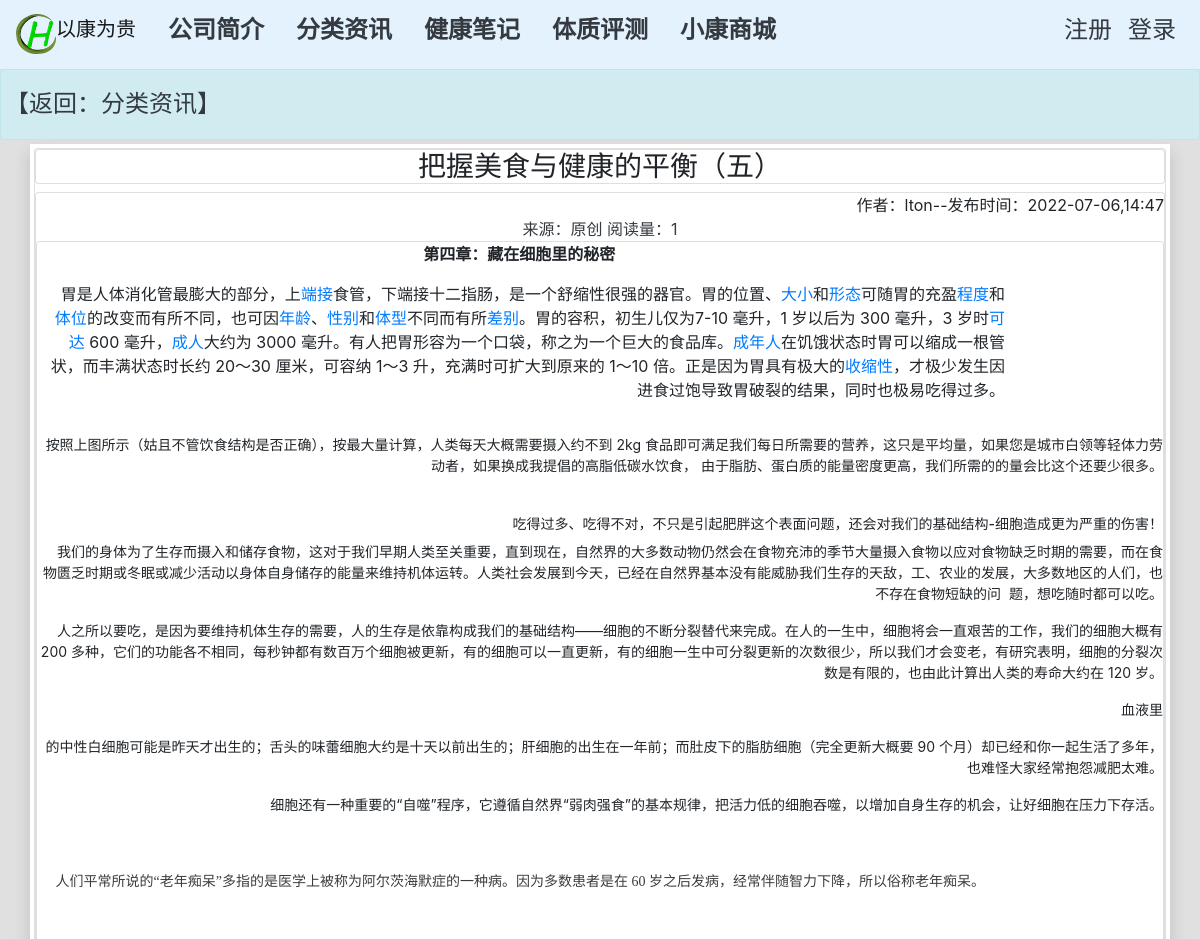
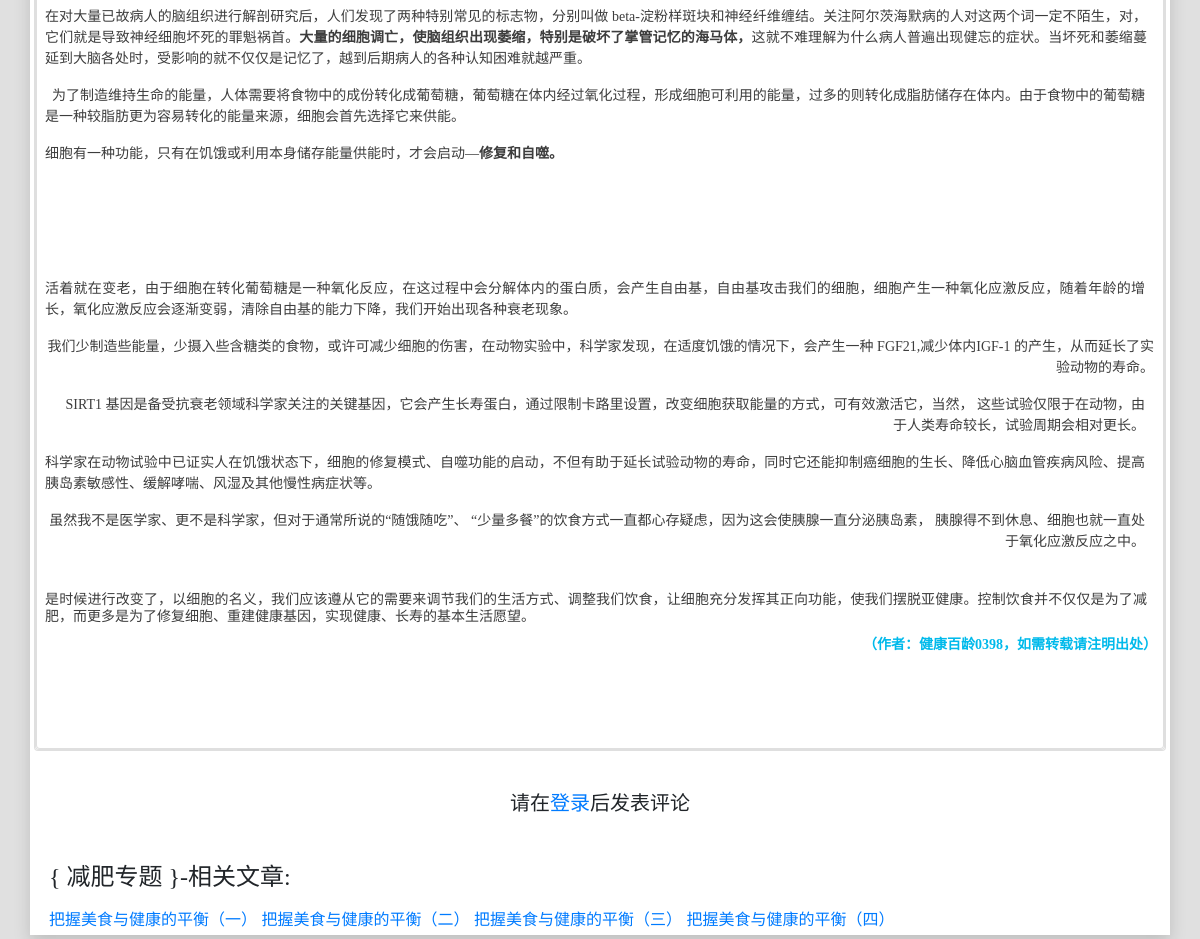
Screenshot of /datil/5/ with the database file from the repository (2 pictures, top to bottom).
### company/models.py (models this page shows, shortened)
class Xinw(models.Model):#子表
    topic=models.ForeignKey(Topic,on_delete=models.CASCADE,verbose_name='主题')
    caption=models.TextField(max_length=200,verbose_name='资讯标题')
    author=models.ForeignKey(User, on_delete=models.CASCADE,verbose_name='作者')
    date_added = models.DateTimeField(auto_now_add=True,verbose_name='日期')
    origin=models.CharField(max_length=100,blank=True,null=True,verbose_name='来源')
    content=RichTextUploadingField(verbose_name='资讯内容')
    class Meta:
        verbose_name='资讯'
        verbose_name_plural='所有资讯'

class Topic(models.Model):#母表
    caption=models.CharField(max_length=30,verbose_name='主题')
    desc=models.TextField(max_length=200,blank=True,null=True,verbose_name='分类描述')
    date_added=models.DateTimeField(auto_now_add=True,blank=True,null=True,verbose_name='日期')
    tags=models.ImageField(blank=True,null=True,verbose_name='图片')
    class Meta:
        verbose_name = '分类'
        verbose_name_plural ='资讯分类'
    def __str__(self):
        return (self.caption)

### company/views.py (the view)
# urls.py: path('datil/<int:id>/',views.datil,name='datil'),
def datil(request,id):#加入exclude(id=xinw_id)后实现目标
    xinw=Xinw.objects.get(id=id)#获取新闻id
    xinw.click_num=+1
    xinw.save()
    comments=Comment.objects.filter(xinw=id)
    comment_form=CommentForm()
    topic=Xinw.objects.get(id=id).topic
    about_xinws_list=[]
    for about_xinw in topic.xinw_set.all().exclude(id=id):
        if about_xinw not in about_xinws_list and len(about_xinws_list)<4:
            about_xinws_list.append(about_xinw)
    context={'topic':topic, 'xinw':xinw,'about_xinws_list':about_xinws_list,'comment_form':comment_form,'comments':comments}
    return render(request,'company/datil.html',context)

### company/templates/company/datil.html (shortened to what this page needs)
{% extends "company/base.html" %}
{% load static %}
{% block content %}
<div class=" p-1 mb-1 alert alert-info " >
    <p><h4><a class="text-dark" href="{% url 'company:分类资讯' %}" role="alert">【返回：分类资讯】</a></h4></p>
</div>
<div class='container shadow p-1 mb-1 ' style="background-color: #FFFFFF;">
   <div class="card mb-3">
   <h3 class='card title text-center '>{{ xinw.caption|safe }} </h3>
    <div class='card header text-right'>作者：{{ xinw.author }}--发布时间：{{ xinw.date_added|date:'Y-m-d,H:i' }}
        <span class="text-dark text-center">来源：{{xinw.origin}}     阅读量：{{xinw.click_num}}</span>
    <div class="card body">{{xinw.content|safe}}</div>
</div>
</div>
    <div class="col">
                                {% if user.is_authenticated %}
                <p>
                <button class="btn btn-primary" type="button" data-toggle="collapse" data-target="#collapseExample" aria-expanded="false" aria-controls="collapseExample"> 我也要发言：
                </button>
                 <button class="btn btn-primary" type="button" data-toggle="collapse" data-target="#comment" aria-expanded="false" aria-controls="comment">共有{{ comments.count }}条评论
            </button>
            </p>
    </div>
    <div class="collapse" id="collapseExample">
        <div class="card card-body">
            <form
                     action="{% url 'comment:xinw_comment' xinw.id %}"
                        method="POST"
                    >
                                        {% csrf_token %}
                                    {{ comment_form.as_p }}
                    <button type="submit" class="btn btn-primary ">发送</button>
                </form>
        </div>
    </div>
                    <br>
                                    {% else %}
                    <br>
                    <h5 class="row justify-content-center">
                    请在<a href="{% url 'account_login' %}?next=
{% firstof request.path '/' %}">登录</a>后发表评论
                    </h5>
                    <br>
                    {% endif %}
                    {% load mptt_tags %}
    <div><P><h4>{ {{topic}} }-相关文章:</h4></P>
        {% for about_xinw in about_xinws_list %}
            <a href="{% url 'company:datil' about_xinw.id %} " >{{ about_xinw.caption}}</a>
            {% endfor %}
    </div>
</div>
{% endblock content %}

### company/templates/company/base.html (style rules this page uses)
body { background-color:#E0E0E0 ; }
h3 { font-family: SimHei,STLiti,LiSu,cursive； }
h4 { font-family: KaiTi,STLiti,LiSu,cursive； }
h5 { font-family: STLiti,LiSu,cursive； }

### rows the page displays
Xinw: caption "把握美食与健康的平衡（五）", author "lton", date_added "2022-07-06,14:47", origin "原创", click_num "1", content "第四章：藏在细胞里的秘密 胃是人体消化管最膨大的部分，上 端接 食管，下端接十二指肠，是一个舒缩性很强的器官。胃的位置、 大小 和 形态 可随胃的充盈 程度 和 体位 的改变而有所不同，也可因 年龄 、 性别 和 体型 不同而有所 差别 。胃的容积，初生儿仅为7-10 毫升，1 岁以后为 300 毫升，3 岁时 可达 600 毫升， 成人 大约为 3000 毫升。有人把胃形容为一个口袋，称之为一个巨大的食品库。 成年人 在饥饿状态时胃可以缩成一根管状，而丰满状态时长约 20～30 厘米，可容纳 1～3 升，充满时可扩大到原来的 1～10 倍。正是因为胃具有极大的 收缩性 ，才极少发生因进食过饱导致胃破裂的结果，同时也极易吃得过多。 按照上图所示（姑且不管饮食结构是否正确），按最大量计算，人类每天大概需要摄入约不到 2kg 食品即可满足我们每日所需要的营养，这只是平均量，如果您是城市白领等轻体力劳动者，如果换成我提倡的高脂低碳水饮食， 由于脂肪、蛋白质的能量密度更高，我们所需的的量会比这个还要少很多。 吃得过多、吃得不对，不只是引起肥胖这个表面问题，还会对我们的基础结构-细胞造成更为严重的伤害！ 我们的身体为了生存而摄入和储存食物，这对于我们早期人类至关重要，直到现在，自然界的大多数动物仍然会在食物充沛的季节大量摄入食物以应对食物缺乏时期的需要，而在食物匮乏时期或冬眠或减少活动以身体自身储存的能量来维持机体运转。人类社会发展到今天，已经在自然界基本没有能威胁我们生存的天敌，工、农业的发展，大多数地区的人们，也不存在食物短缺的问 题，想吃随时都可以吃。…"
Topic: caption "减肥专题"
Xinw: caption "把握美食与健康的平衡（一）"
Xinw: caption "把握美食与健康的平衡（二）"
Xinw: caption "把握美食与健康的平衡（三）"
Xinw: caption "把握美食与健康的平衡（四）"
